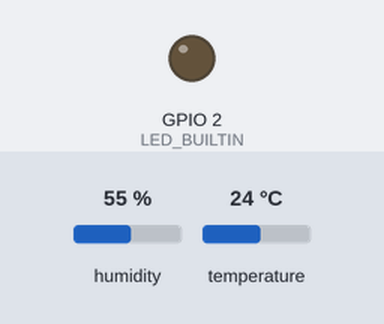
A sketch run on a simulated ESP8266 (NodeMCU). Shown: output pins drawn as LEDs (lit = HIGH, except the on-board LED, lit = LOW). Inputs (shaded band) come from the test bench; at power-on: humidity 55 %, temperature 24 °C. WiFi joins after 1.5 s; servers stay silent unless stated; what the sketch prints to the serial monitor is not drawn.

Above: at 4.1 s.
At 9.3 s:
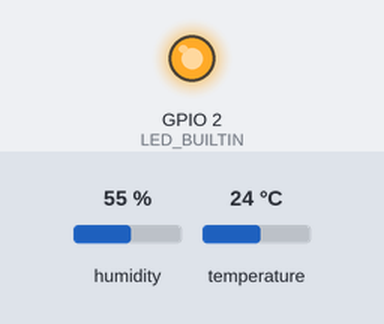
Timing chart, 0 to 15.1 s (numbered marks = the images above):
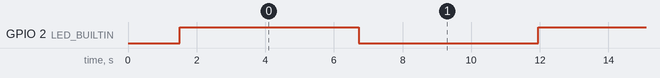

The sketch:

DHT11_blink.ino
```cpp
// Example testing sketch for various DHT humidity/temperature sensors
// Written by ladyada, public domain

// REQUIRES the following Arduino libraries:
// - DHT Sensor Library: https://github.com/adafruit/DHT-sensor-library
// - Adafruit Unified Sensor Lib: https://github.com/adafruit/Adafruit_Sensor

#include "DHT.h"
#include <ESP8266WiFi.h>

#define DHTPIN 4     // (2) Digital pin connected to the DHT sensor
// Feather HUZZAH ESP8266 note: use pins 3, 4, 5, 12, 13 or 14 --
// Pin 15 can work but DHT must be disconnected during program upload.


#define DHTTYPE DHT11   // DHT 11
//#define DHTTYPE DHT22   // DHT 22  (AM2302), AM2321
//#define DHTTYPE DHT21   // DHT 21 (AM2301)

DHT dht(DHTPIN, DHTTYPE);


//--------------------LED indicador de Grabacion

//#define LED_OK 8    // Funciona solo con el 8, 2 y 3 no responde
int ledState = LOW ; // Estado inicial para el parpadeo del led indicador


//--------------------Tiempos (LED indicador de Grabacion)
unsigned long previousMillis_3 = 0;
const long interval_3 = 100 ;


// Wi-Fi Settings
const char* ssid = "Fibertel WiFi493 2.4GHz"; // your wireless network name (SSID)
const char* password = "0068357885"; // your Wi-Fi network password
WiFiClient client;

// ThingSpeak Settings
const int channelID = 544264;
String apiKey = "NUBYH45AO92Q6I50"; // write API key for your ThingSpeak Channel
const char* server = "api.thingspeak.com";
const int postingInterval = 5 * 1000; // post data every 20 seconds


void setup() {
  Serial.begin(9600);
  Serial.println(F("DHTxx test!"));
  dht.begin();

 //--Estado de indicacion al servidor
   Serial.println("Connecting to ");
   Serial.println(ssid);

  WiFi.begin(ssid, password);
  while (WiFi.status() != WL_CONNECTED) {
    delay(500);
    Serial.print(".");
    }

    Serial.println("");
    Serial.println("WiFi connected");

  //--Configuramos LED indicador
  pinMode(LED_BUILTIN, OUTPUT) ;
}

void loop() {

  Datos_OK (); // Blink para ativar cuando se realiza la conexión del equipo (falta configurar tema tiempo)

  float h = dht.readHumidity();
  float t = dht.readTemperature();
  float f = dht.readTemperature(true);

  float hif = dht.computeHeatIndex(f, h);
  float hic = dht.computeHeatIndex(t, h, false);


  // Chequea el sensor si está bien
  if (isnan(h) || isnan(t) || isnan(f)) {
    Serial.println(F("Failed to read from DHT sensor!"));
    return;
  }
   if (client.connect(server, 80)) {

    //--------Canales habilitados para Thingspeak------//

    // Construct API request body (Temp)
      String postStr = apiKey;
      postStr +="&field1=";
      postStr += String(t);
      postStr +="&field2=";
      postStr += String(h);
      postStr += "\r\n\r\n";

      client.print("POST /update HTTP/1.1\n");
      client.print("Host: api.thingspeak.com\n");
      client.print("Connection: close\n");
      client.print("X-THINGSPEAKAPIKEY: "+apiKey+"\n");
      client.print("Content-Type: application/x-www-form-urlencoded\n");
      client.print("Content-Length: ");
      client.print(postStr.length());
      client.print("\n\n");
      client.print(postStr);

        Serial.print(F("HR: "));
        Serial.print(h);
        Serial.print(F("%  Temp: "));
        Serial.print(t);
        Serial.print(F("°C "));
        Serial.print(f);
        Serial.print(F("°F  Heat index: "));
        Serial.print(hic);
        Serial.print(F("°C "));
        Serial.print(hif);
        Serial.println(F("°F"));
               }
      client.stop();
  // wait and then post again
  delay(postingInterval);
}


void Datos_OK () {

  unsigned long currentMillis_3 = millis();

  if (currentMillis_3 - previousMillis_3 >= interval_3) {
    previousMillis_3 = currentMillis_3;

    if (ledState == LOW) {
      ledState = HIGH;
    } else {
      ledState = LOW;
    }
    digitalWrite(LED_BUILTIN, ledState);
  }
}
```

Measured:
- by itself, GPIO 2 (LED_BUILTIN): alternates HIGH for 5.2 s and LOW for 5.2 s
